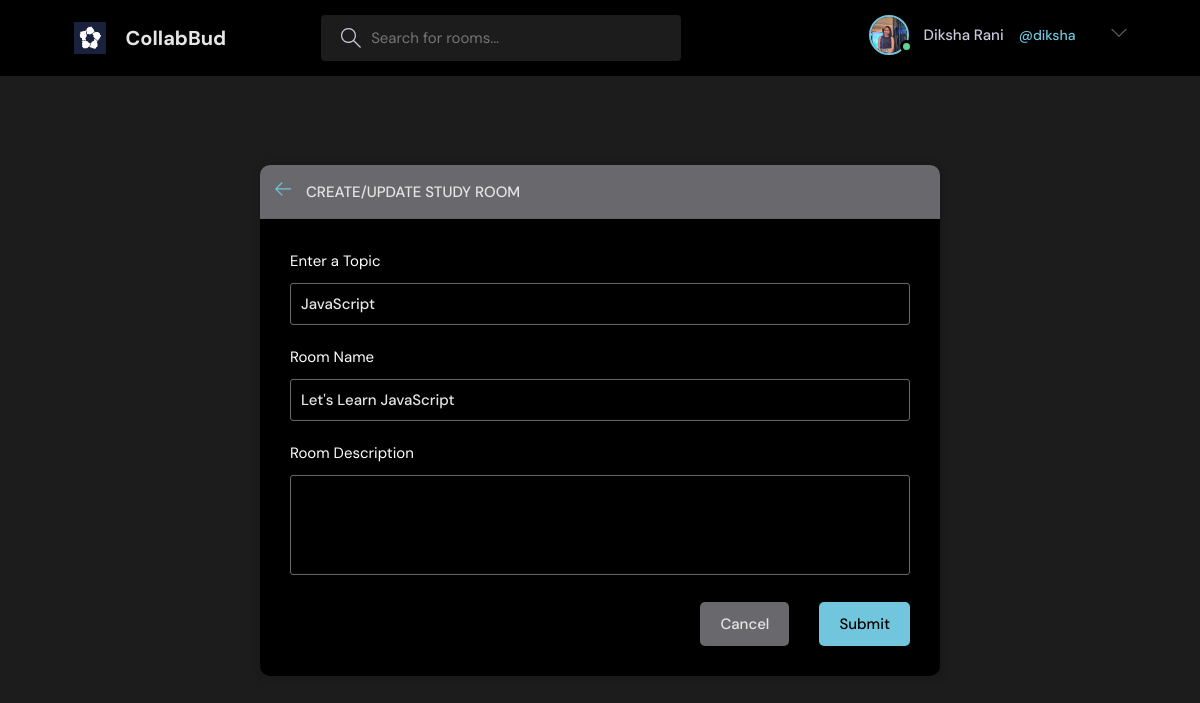
Screenshot of /update-room/2/ (signed in) with the database file from the repository.
### base/models.py (models this page shows, shortened)
class User(AbstractUser):
    name = models.CharField(max_length=200, null=True)
    email = models.EmailField(null=True,unique=
    True)
    bio = models.TextField(null=True)
    avatar = models.ImageField(null=True, default="avatar.svg")
    USERNAME_FIELD = 'email'
    REQUIRED_FIELDS = []

class Room(models.Model):
    host = models.ForeignKey(User,         on_delete=models.SET_NULL, null=True)
    topic = models.ForeignKey(Topic, on_delete=models.SET_NULL, null=True)
    name = models.CharField(max_length=200)
    descriptions = models.TextField(null=True, blank=True)
    participants = models.ManyToManyField(User, related_name='participants', blank=True)
    updated = models.DateTimeField(auto_now=True)
    created = models.DateTimeField(auto_now_add=True)
    class Meta:
        ordering = ['-updated', '-created']

class Topic(models.Model):
    name = models.CharField(max_length=200)

### base/views.py (the view, shortened to what this page needs)
# urls.py: path('update-room/<str:pk>/',views.updateRoom, name="update-room"),
@login_required(login_url='/login')
def updateRoom(request, pk):
    room = Room.objects.get(id=pk)
    form = RoomForm(instance=room)
    topics = Topic.objects.all()
    if request.user != room.host:
        return HttpResponse('Your not allowed here!!')
    context={'form':form,'topics':topics, 'room':room}
    return render(request, 'base/room_form.html',context)

### base/forms.py
class RoomForm(ModelForm):
    class Meta:
        model = Room
        fields = '__all__'
        exclude = ['host','participants']

### base/templates/base/room_form.html (shortened to what this page needs)
{% extends 'main.html' %}
{%block content%}
  <main class="create-room layout">
    <div class="container">
      <div class="layout__box">
        <div class="layout__boxHeader">
          <div class="layout__boxTitle">
            <a href="{% url 'home' %}">
              <svg version="1.1" xmlns="http://www.w3.org/2000/svg" width="32" height="32" viewBox="0 0 32 32">
                <title>arrow-left</title>
                <path
                  d="M13.723 2.286l-13.723 13.714 13.719 13.714 1.616-1.611-10.96-10.96h27.625v-2.286h-27.625l10.965-10.965-1.616-1.607z">
                </path>
              </svg>
            </a>
            <h3>Create/Update Study Room</h3>
          </div>
        </div>
        <div class="layout__body">
          <form class="form" action="" method="POST">
            <div class="form__group">
              <label for="room_topic">Enter a Topic</label>
              <input required type="text" name="topic" list="topic-list" value="{{room.topic.name}}"/>
            </div>
            <div class="form__group">
              <label for="room_name">Room Name</label>
              {{form.name}}
            </div>
            <div class="form__group">
              <label for="room_description">Room Description</label>
              {{form.descriptions}}
            </div>
            <div class="form__action">
              <a class="btn btn--dark" href="{{request.META.HTTP_REFERER}}">Cancel</a>
              <button class="btn btn--main" type="submit">Submit</button>
            </div>
          </form>
        </div>
      </div>
    </div>
  </main>
{%endblock content %}

### templates/navbar.html (shortened to what this page needs)
{% load static %}
<header class="header header--loggedIn">
      <div class="container">
        <a href="{% url 'home' %}" class="header__logo">
          <img src="{% static 'images/collab_logo.png' %}" />
          <h1>CollabBud</h1>
        </a>
        <form class="header__search" method="GET" action="{% url 'home' %}">
          <label>
            <input name="q" placeholder="Search for rooms..." />
          </label>
        </form>
        <nav class="header__menu">
{% if request.user.is_authenticated %}
          <div class="header__user">
            <a href="{% url 'update-user' %}">
              <div class="avatar avatar--medium active">
                <img src="{{request.user.avatar.url}}" />
              </div>
              <p>{{request.user.name}}</p> <span>@{{request.user.username}}</span></p>
            </a>
            <button class="dropdown-button">
              <svg version="1.1" xmlns="http://www.w3.org/2000/svg" width="32" height="32" viewBox="0 0 32 32">
                <title>chevron-down</title>
                <path d="M16 21l-13-13h-3l16 16 16-16h-3l-13 13z"></path>
              </svg>
            </button>
          </div>
         {%else%}
           <a href="{% url 'login' %}">
            <img src="{% static 'images/avatar.svg' %}" />
            <p>Login</p>
          </a>
          {%endif%}
        </nav>
      </div>
    </header>

### rows the page displays
User: user.avatar (picture), user.name "Diksha Rani", user.username "diksha"
Room: topic "JavaScript", name "Let's Learn JavaScript"
